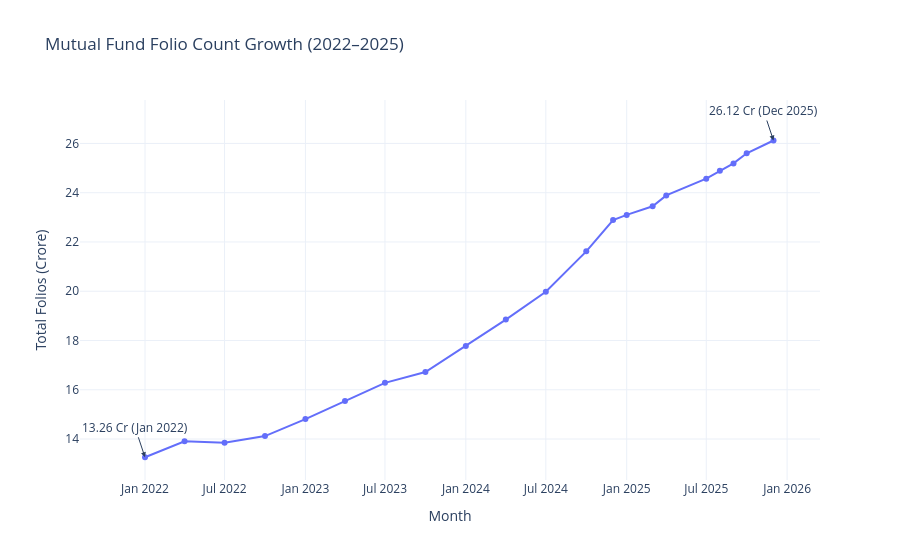

The notebook cell saved with this chart:
### Markdown cell above
## Insight 8

City tier distribution shows investor participation across T30 and B30 regions, reflecting mutual fund penetration beyond major cities.

### Code cell
# Folio Count Growth

folio["month"] = pd.to_datetime(folio["month"])

fig = px.line(
    folio,
    x="month",
    y="total_folios_crore",
    markers=True,
    title="Mutual Fund Folio Count Growth (2022–2025)"
)

# Starting milestone
fig.add_annotation(
    x="2022-01-01",
    y=13.26,
    text="13.26 Cr (Jan 2022)",
    showarrow=True,
    arrowhead=2
)

# Ending milestone
fig.add_annotation(
    x="2025-12-01",
    y=26.12,
    text="26.12 Cr (Dec 2025)",
    showarrow=True,
    arrowhead=2
)

fig.update_layout(
    xaxis_title="Month",
    yaxis_title="Total Folios (Crore)",
    template="plotly_white"
)

fig.show()

### Figure 1 — Plotly figure (JSON) as saved in the notebook; plotly's stock layout.template omitted (floating-point values rounded to 4 significant figures)
{"data": [{"hovertemplate": "month=%{x}<br>total_folios_crore=%{y}<extra></extra>", "legendgroup": "", "line": {"color": "#636efa", "dash": "solid"}, "marker": {"symbol": "circle"}, "mode": "lines+markers", "name": "", "orientation": "v", "showlegend": false, "type": "scatter", "x": ["2022-01-01T00:00:00", "2022-04-01T00:00:00", "2022-07-01T00:00:00", "2022-10-01T00:00:00", "2023-01-01T00:00:00", "2023-04-01T00:00:00", "2023-07-01T00:00:00", "2023-10-01T00:00:00", "2024-01-01T00:00:00", "2024-04-01T00:00:00", "2024-07-01T00:00:00", "2024-10-01T00:00:00", "2024-12-01T00:00:00", "2025-01-01T00:00:00", "2025-03-01T00:00:00", "2025-04-01T00:00:00", "2025-07-01T00:00:00", "2025-08-01T00:00:00", "2025-09-01T00:00:00", "2025-10-01T00:00:00", "2025-12-01T00:00:00"], "xaxis": "x", "y": [13.26, 13.91, 13.85, 14.12, 14.81, 15.54, 16.28, 16.72, 17.78, 18.85, 19.98, 21.62, 22.89, 23.1, 23.45, 23.89, 24.57, 24.89, 25.19, 25.6, 26.12], "yaxis": "y"}], "layout": {"annotations": [{"arrowhead": 2, "showarrow": true, "text": "13.26 Cr (Jan 2022)", "x": "2022-01-01", "y": 13.26}, {"arrowhead": 2, "showarrow": true, "text": "26.12 Cr (Dec 2025)", "x": "2025-12-01", "y": 26.12}], "legend": {"tracegroupgap": 0}, "title": {"text": "Mutual Fund Folio Count Growth (2022–2025)"}, "xaxis": {"anchor": "y", "domain": [0, 1], "title": {"text": "Month"}}, "yaxis": {"anchor": "x", "domain": [0, 1], "title": {"text": "Total Folios (Crore)"}}}}
